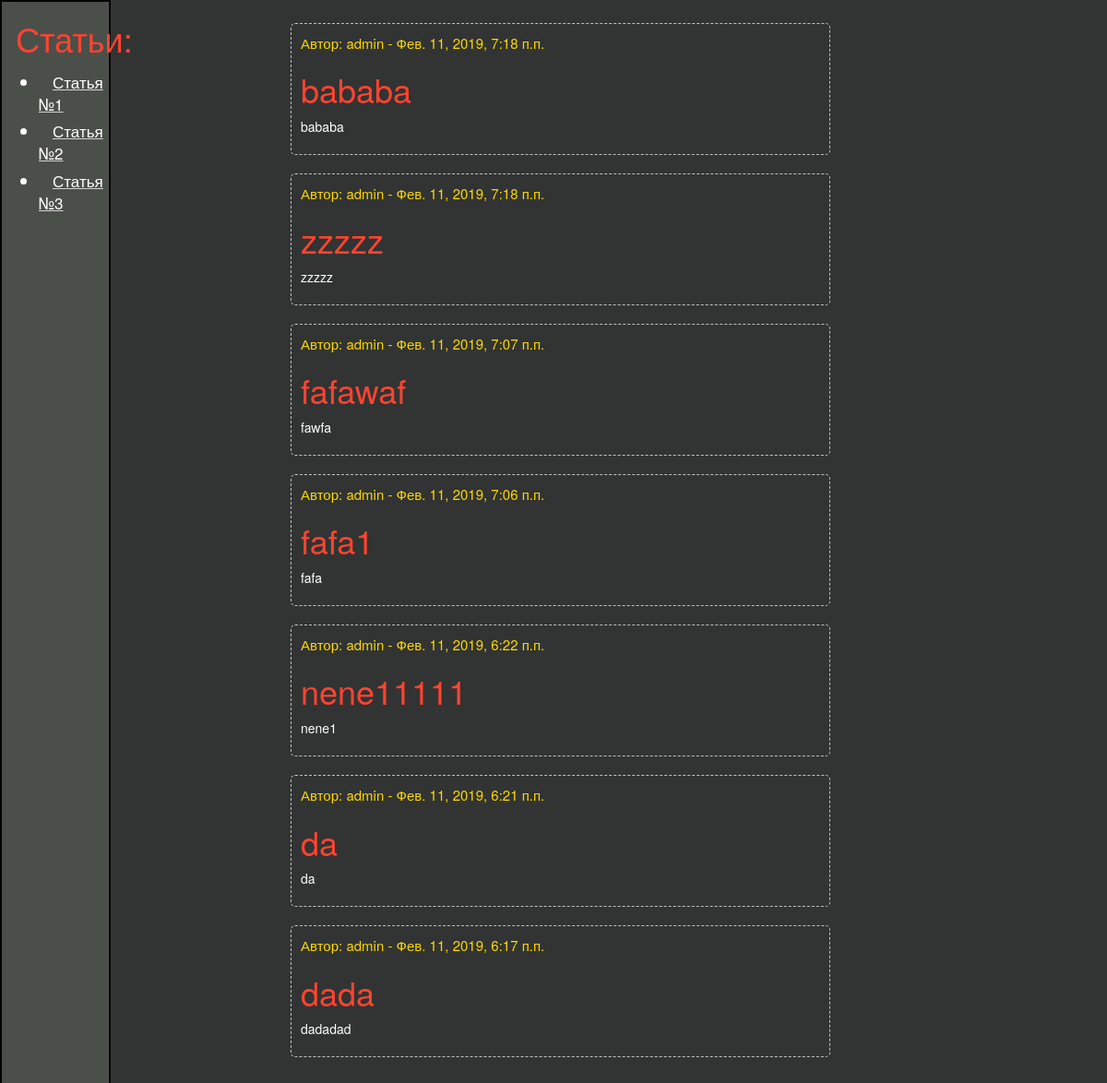
The page / on the database its author committed.
### article/models.py (models this page shows, shortened)
class Post(models.Model):
    author = models.ForeignKey(settings.AUTH_USER_MODEL, on_delete=models.CASCADE)
    title = models.CharField(max_length=200)
    text = models.TextField()
    created_date = models.DateTimeField(default=timezone.now)
    published_date = models.DateTimeField(blank=True, null=True)

### article/views.py (the view)
# urls.py: path('', views.com_list, name='com_list'),
def com_list(request):
    posts = Post.objects.filter(published_date__lte=timezone.now()).order_by('-published_date')
    return render(request, 'article/com_list.html', {'posts': posts})

### article/templates/article/com_list.html (shortened to what this page needs)
{% extends 'article/base.html' %}
{% block content %}
                {% for post in posts %}
                    <div class="post">
                            <p class="author"> Автор: {{ post.author}} - {{ post.published_date }}</p>
                        <h1><a href="{% url 'com_detail' pk=post.pk %}">{{ post.title }}</a></h1>
                        <p>{{ post.text|linebreaksbr }}</p>
                    </div>
                {% endfor %}
{% endblock %}

### article/templates/article/base.html (shortened to what this page needs)
<html>
    <head>
        <link rel="stylesheet" href="//maxcdn.bootstrapcdn.com/bootstrap/3.2.0/css/bootstrap.min.css">
        <link rel="stylesheet" href="//maxcdn.bootstrapcdn.com/bootstrap/3.2.0/css/bootstrap-theme.min.css">
        {% load static %}
        <link rel="stylesheet" href="{% static 'css/article1.css' %}">
    </head>
    <body>
    <div class="container">
    <div class="art">
        <h1><a href="/">Статьи:</a></h1>
        <ul class="ssilki">
            <li><a href="/article/1">Статья №1</a></li>
            <li><a href="/article/2">Статья №2</a></li>
            <li><a href="/article/3">Статья №3</a></li>
        </ul>
    </div>
        <div class="content">
            {% block content %}
            {% endblock %}
        </div>
    </div>
</body>
</html>

### article/static/css/article1.css (style rules this page uses)
body { background-color: #313433; }
.art { display:flex; flex-flow: column ; background-color: #4b4f4a; border:2px solid black; width:10%; height: 250%; color:white; position: absolute; left:0; top:0; }
.author { color:gold; font-size: 15px; }
.art a { color: #ff4430; margin-left: 15px; }
.content { display:flex; flex-flow: column ; width:50%; position: relative; margin-left: 300px; margin-top: 5px; height:100%; color:white; }
.content a { color: #ff4430; }
.ssilki a { color:white; text-decoration:underline lightgray; }
.ssilki li { margin-top:5px; font-size: 17px; }
.container { width: 100%; height:100%; display: flex; }
.post { padding: 10px; border:1px dashed silver; margin-top: 20px; border-radius: 5px; color:white; }

### rows shown on the page
Post: author "admin", published_date "Фев. 11, 2019, 7:18 п.п.", title "bababa", text "bababa"
Post: author "admin", published_date "Фев. 11, 2019, 7:18 п.п.", title "zzzzz", text "zzzzz"
Post: author "admin", published_date "Фев. 11, 2019, 7:07 п.п.", title "fafawaf", text "fawfa"
Post: author "admin", published_date "Фев. 11, 2019, 7:06 п.п.", title "fafa1", text "fafa"
Post: author "admin", published_date "Фев. 11, 2019, 6:22 п.п.", title "nene11111", text "nene1"
Post: author "admin", published_date "Фев. 11, 2019, 6:21 п.п.", title "da", text "da"
Post: author "admin", published_date "Фев. 11, 2019, 6:17 п.п.", title "dada", text "dadadad"
